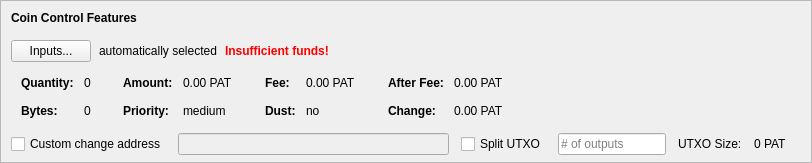
    <widget class="QFrame" name="frameCoinControl">
     <property name="sizePolicy">
      <sizepolicy hsizetype="Expanding" vsizetype="Expanding">
       <horstretch>0</horstretch>
       <verstretch>0</verstretch>
      </sizepolicy>
     </property>
     <property name="maximumSize">
      <size>
       <width>16777215</width>
       <height>16777215</height>
      </size>
     </property>
     <property name="frameShape">
      <enum>QFrame::StyledPanel</enum>
     </property>
     <property name="frameShadow">
      <enum>QFrame::Sunken</enum>
     </property>
     <layout class="QVBoxLayout" name="verticalLayoutCoinControl2">
      <property name="spacing">
       <number>0</number>
      </property>
      <property name="leftMargin">
       <number>0</number>
      </property>
      <property name="topMargin">
       <number>0</number>
      </property>
      <property name="rightMargin">
       <number>0</number>
      </property>
      <property name="bottomMargin">
       <number>6</number>
      </property>
      <item>
       <layout class="QVBoxLayout" name="verticalLayoutCoinControl" stretch="0,0,0,0,1">
        <property name="spacing">
         <number>0</number>
        </property>
        <property name="leftMargin">
         <number>10</number>
        </property>
        <property name="topMargin">
         <number>10</number>
        </property>
        <item>
         <layout class="QHBoxLayout" name="horizontalLayoutCoinControl1">
          <property name="bottomMargin">
           <number>15</number>
          </property>
          <item>
           <widget class="QLabel" name="labelCoinControlFeatures">
            <property name="sizePolicy">
             <sizepolicy hsizetype="Preferred" vsizetype="Maximum">
              <horstretch>0</horstretch>
              <verstretch>0</verstretch>
             </sizepolicy>
            </property>
            <property name="font">
             <font>
              <weight>75</weight>
              <bold>true</bold>
             </font>
            </property>
            <property name="styleSheet">
             <string notr="true">font-weight:bold;</string>
            </property>
            <property name="text">
             <string>Coin Control Features</string>
            </property>
           </widget>
          </item>
         </layout>
        </item>
        <item>
         <layout class="QHBoxLayout" name="horizontalLayoutCoinControl2" stretch="0,0,0,0">
          <property name="spacing">
           <number>8</number>
          </property>
          <property name="bottomMargin">
           <number>10</number>
          </property>
          <item>
           <widget class="QPushButton" name="pushButtonCoinControl">
            <property name="styleSheet">
             <string notr="true"/>
            </property>
            <property name="text">
             <string>Inputs...</string>
            </property>
            <property name="autoDefault">
             <bool>false</bool>
            </property>
           </widget>
          </item>
          <item>
           <widget class="QLabel" name="labelCoinControlAutomaticallySelected">
            <property name="text">
             <string>automatically selected</string>
            </property>
            <property name="margin">
             <number>5</number>
            </property>
           </widget>
          </item>
          <item>
           <widget class="QLabel" name="labelCoinControlInsuffFunds">
            <property name="font">
             <font>
              <weight>75</weight>
              <bold>true</bold>
             </font>
            </property>
            <property name="styleSheet">
             <string notr="true">color:red;font-weight:bold;</string>
            </property>
            <property name="text">
             <string>Insufficient funds!</string>
            </property>
            <property name="margin">
             <number>5</number>
            </property>
           </widget>
          </item>
          <item>
           <spacer name="horizontalSpacerCoinControl">
            <property name="orientation">
             <enum>Qt::Horizontal</enum>
            </property>
            <property name="sizeHint" stdset="0">
             <size>
              <width>40</width>
              <height>1</height>
             </size>
            </property>
           </spacer>
          </item>
         </layout>
        </item>
        <item>
         <widget class="QWidget" name="widgetCoinControl" native="true">
          <property name="sizePolicy">
           <sizepolicy hsizetype="Preferred" vsizetype="Preferred">
            <horstretch>0</horstretch>
            <verstretch>0</verstretch>
           </sizepolicy>
          </property>
          <property name="minimumSize">
           <size>
            <width>0</width>
            <height>0</height>
           </size>
          </property>
          <property name="styleSheet">
           <string notr="true"/>
          </property>
          <layout class="QHBoxLayout" name="horizontalLayoutCoinControl5">
           <property name="leftMargin">
            <number>0</number>
           </property>
           <property name="topMargin">
            <number>0</number>
           </property>
           <property name="rightMargin">
            <number>0</number>
           </property>
           <property name="bottomMargin">
            <number>0</number>
           </property>
           <item>
            <layout class="QHBoxLayout" name="horizontalLayoutCoinControl3" stretch="0,0,0,1">
             <property name="spacing">
              <number>20</number>
             </property>
             <property name="topMargin">
              <number>0</number>
             </property>
             <property name="bottomMargin">
              <number>10</number>
             </property>
             <item>
              <layout class="QFormLayout" name="formLayoutCoinControl1">
               <property name="horizontalSpacing">
                <number>10</number>
               </property>
               <property name="verticalSpacing">
                <number>14</number>
               </property>
               <property name="leftMargin">
                <number>10</number>
               </property>
               <property name="topMargin">
                <number>4</number>
               </property>
               <property name="rightMargin">
                <number>6</number>
               </property>
               <item row="0" column="0">
                <widget class="QLabel" name="labelCoinControlQuantityText">
                 <property name="font">
                  <font>
                   <weight>75</weight>
                   <bold>true</bold>
                  </font>
                 </property>
                 <property name="text">
                  <string>Quantity:</string>
                 </property>
                 <property name="margin">
                  <number>0</number>
                 </property>
                </widget>
               </item>
               <item row="0" column="1">
                <widget class="QLabel" name="labelCoinControlQuantity">
                 <property name="cursor">
                  <cursorShape>IBeamCursor</cursorShape>
                 </property>
                 <property name="contextMenuPolicy">
                  <enum>Qt::ActionsContextMenu</enum>
                 </property>
                 <property name="text">
                  <string notr="true">0</string>
                 </property>
                 <property name="margin">
                  <number>0</number>
                 </property>
                 <property name="textInteractionFlags">
                  <set>Qt::LinksAccessibleByMouse|Qt::TextSelectableByKeyboard|Qt::TextSelectableByMouse</set>
                 </property>
                </widget>
               </item>
               <item row="1" column="0">
                <widget class="QLabel" name="labelCoinControlBytesText">
                 <property name="font">
                  <font>
                   <weight>75</weight>
                   <bold>true</bold>
                  </font>
                 </property>
                 <property name="text">
                  <string>Bytes:</string>
                 </property>
                </widget>
               </item>
               <item row="1" column="1">
                <widget class="QLabel" name="labelCoinControlBytes">
                 <property name="cursor">
                  <cursorShape>IBeamCursor</cursorShape>
                 </property>
                 <property name="contextMenuPolicy">
                  <enum>Qt::ActionsContextMenu</enum>
                 </property>
                 <property name="text">
                  <string notr="true">0</string>
                 </property>
                 <property name="textInteractionFlags">
                  <set>Qt::LinksAccessibleByMouse|Qt::TextSelectableByKeyboard|Qt::TextSelectableByMouse</set>
                 </property>
                </widget>
               </item>
              </layout>
             </item>
             <item>
              <layout class="QFormLayout" name="formLayoutCoinControl2">
               <property name="horizontalSpacing">
                <number>10</number>
               </property>
               <property name="verticalSpacing">
                <number>14</number>
               </property>
               <property name="leftMargin">
                <number>6</number>
               </property>
               <property name="topMargin">
                <number>4</number>
               </property>
               <property name="rightMargin">
                <number>6</number>
               </property>
               <item row="0" column="0">
                <widget class="QLabel" name="labelCoinControlAmountText">
                 <property name="font">
                  <font>
                   <weight>75</weight>
                   <bold>true</bold>
                  </font>
                 </property>
                 <property name="text">
                  <string>Amount:</string>
                 </property>
                 <property name="margin">
                  <number>0</number>
                 </property>
                </widget>
               </item>
               <item row="0" column="1">
                <widget class="QLabel" name="labelCoinControlAmount">
                 <property name="cursor">
                  <cursorShape>IBeamCursor</cursorShape>
                 </property>
                 <property name="contextMenuPolicy">
                  <enum>Qt::ActionsContextMenu</enum>
                 </property>
                 <property name="text">
                  <string notr="true">0.00 PAT</string>
                 </property>
                 <property name="textInteractionFlags">
                  <set>Qt::LinksAccessibleByMouse|Qt::TextSelectableByKeyboard|Qt::TextSelectableByMouse</set>
                 </property>
                </widget>
               </item>
               <item row="1" column="0">
                <widget class="QLabel" name="labelCoinControlPriorityText">
                 <property name="font">
                  <font>
                   <weight>75</weight>
                   <bold>true</bold>
                  </font>
                 </property>
                 <property name="text">
                  <string>Priority:</string>
                 </property>
                </widget>
               </item>
               <item row="1" column="1">
                <widget class="QLabel" name="labelCoinControlPriority">
                 <property name="cursor">
                  <cursorShape>IBeamCursor</cursorShape>
                 </property>
                 <property name="contextMenuPolicy">
                  <enum>Qt::ActionsContextMenu</enum>
                 </property>
                 <property name="text">
                  <string>medium</string>
                 </property>
                 <property name="textInteractionFlags">
                  <set>Qt::LinksAccessibleByMouse|Qt::TextSelectableByKeyboard|Qt::TextSelectableByMouse</set>
                 </property>
                </widget>
               </item>
              </layout>
             </item>
             <item>
              <layout class="QFormLayout" name="formLayoutCoinControl3">
               <property name="horizontalSpacing">
                <number>10</number>
               </property>
               <property name="verticalSpacing">
                <number>14</number>
               </property>
               <property name="leftMargin">
                <number>6</number>
               </property>
               <property name="topMargin">
                <number>4</number>
               </property>
               <property name="rightMargin">
                <number>6</number>
               </property>
               <item row="0" column="0">
                <widget class="QLabel" name="labelCoinControlFeeText">
                 <property name="font">
                  <font>
                   <weight>75</weight>
                   <bold>true</bold>
                  </font>
                 </property>
                 <property name="text">
                  <string>Fee:</string>
                 </property>
                 <property name="margin">
                  <number>0</number>
                 </property>
                </widget>
               </item>
               <item row="0" column="1">
                <widget class="QLabel" name="labelCoinControlFee">
                 <property name="cursor">
                  <cursorShape>IBeamCursor</cursorShape>
                 </property>
                 <property name="contextMenuPolicy">
                  <enum>Qt::ActionsContextMenu</enum>
                 </property>
                 <property name="text">
                  <string notr="true">0.00 PAT</string>
                 </property>
                 <property name="textInteractionFlags">
                  <set>Qt::LinksAccessibleByMouse|Qt::TextSelectableByKeyboard|Qt::TextSelectableByMouse</set>
                 </property>
                </widget>
               </item>
               <item row="1" column="0">
                <widget class="QLabel" name="labelCoinControlLowOutputText">
                 <property name="font">
                  <font>
                   <weight>75</weight>
                   <bold>true</bold>
                  </font>
                 </property>
                 <property name="text">
                  <string>Dust:</string>
                 </property>
                </widget>
               </item>
               <item row="1" column="1">
                <widget class="QLabel" name="labelCoinControlLowOutput">
                 <property name="cursor">
                  <cursorShape>IBeamCursor</cursorShape>
                 </property>
                 <property name="contextMenuPolicy">
                  <enum>Qt::ActionsContextMenu</enum>
                 </property>
                 <property name="text">
                  <string>no</string>
                 </property>
                 <property name="textInteractionFlags">
                  <set>Qt::LinksAccessibleByMouse|Qt::TextSelectableByKeyboard|Qt::TextSelectableByMouse</set>
                 </property>
                </widget>
               </item>
              </layout>
             </item>
             <item>
              <layout class="QFormLayout" name="formLayoutCoinControl4">
               <property name="horizontalSpacing">
                <number>10</number>
               </property>
               <property name="verticalSpacing">
                <number>14</number>
               </property>
               <property name="leftMargin">
                <number>6</number>
               </property>
               <property name="topMargin">
                <number>4</number>
               </property>
               <property name="rightMargin">
                <number>6</number>
               </property>
               <item row="0" column="0">
                <widget class="QLabel" name="labelCoinControlAfterFeeText">
                 <property name="font">
                  <font>
                   <weight>75</weight>
                   <bold>true</bold>
                  </font>
                 </property>
                 <property name="text">
                  <string>After Fee:</string>
                 </property>
                 <property name="margin">
                  <number>0</number>
                 </property>
                </widget>
               </item>
               <item row="0" column="1">
                <widget class="QLabel" name="labelCoinControlAfterFee">
                 <property name="cursor">
                  <cursorShape>IBeamCursor</cursorShape>
                 </property>
                 <property name="contextMenuPolicy">
                  <enum>Qt::ActionsContextMenu</enum>
                 </property>
                 <property name="text">
                  <string notr="true">0.00 PAT</string>
                 </property>
                 <property name="textInteractionFlags">
                  <set>Qt::LinksAccessibleByMouse|Qt::TextSelectableByKeyboard|Qt::TextSelectableByMouse</set>
                 </property>
                </widget>
               </item>
               <item row="1" column="0">
                <widget class="QLabel" name="labelCoinControlChangeText">
                 <property name="font">
                  <font>
                   <weight>75</weight>
                   <bold>true</bold>
                  </font>
                 </property>
                 <property name="text">
                  <string>Change:</string>
                 </property>
                </widget>
               </item>
               <item row="1" column="1">
                <widget class="QLabel" name="labelCoinControlChange">
                 <property name="cursor">
                  <cursorShape>IBeamCursor</cursorShape>
                 </property>
                 <property name="contextMenuPolicy">
                  <enum>Qt::ActionsContextMenu</enum>
                 </property>
                 <property name="text">
                  <string notr="true">0.00 PAT</string>
                 </property>
                 <property name="textInteractionFlags">
                  <set>Qt::LinksAccessibleByMouse|Qt::TextSelectableByKeyboard|Qt::TextSelectableByMouse</set>
                 </property>
                </widget>
               </item>
              </layout>
             </item>
            </layout>
           </item>
          </layout>
         </widget>
        </item>
        <item>
         <layout class="QHBoxLayout" name="horizontalLayoutCoinControl4" stretch="0,0,0,0,0,0,0">
          <property name="spacing">
           <number>12</number>
          </property>
          <property name="sizeConstraint">
           <enum>QLayout::SetDefaultConstraint</enum>
          </property>
          <property name="topMargin">
           <number>5</number>
          </property>
          <property name="rightMargin">
           <number>5</number>
          </property>
          <item>
           <widget class="QCheckBox" name="checkBoxCoinControlChange">
            <property name="toolTip">
             <string>If this is activated, but the change address is empty or invalid, change will be sent to a newly generated address.</string>
            </property>
            <property name="text">
             <string>Custom change address</string>
            </property>
           </widget>
          </item>
          <item>
           <widget class="QValidatedLineEdit" name="lineEditCoinControlChange">
            <property name="enabled">
             <bool>false</bool>
            </property>
            <property name="sizePolicy">
             <sizepolicy hsizetype="Expanding" vsizetype="Fixed">
              <horstretch>0</horstretch>
              <verstretch>0</verstretch>
             </sizepolicy>
            </property>
           </widget>
          </item>
          <item>
           <widget class="QCheckBox" name="splitBlockCheckBox">
            <property name="text">
             <string>Split UTXO</string>
            </property>
           </widget>
          </item>
          <item>
           <widget class="QLineEdit" name="splitBlockLineEdit">
            <property name="sizePolicy">
             <sizepolicy hsizetype="Fixed" vsizetype="Fixed">
              <horstretch>50</horstretch>
              <verstretch>0</verstretch>
             </sizepolicy>
            </property>
            <property name="placeholderText">
             <string># of outputs</string>
            </property>
           </widget>
          </item>
          <item>
           <widget class="QLabel" name="labelBlockSizeText">
            <property name="text">
             <string>UTXO Size:</string>
            </property>
           </widget>
          </item>
          <item>
           <widget class="QLabel" name="labelBlockSize">
            <property name="text">
             <string>0 PAT</string>
            </property>
           </widget>
          </item>
          <item>
           <widget class="QLabel" name="labelCoinControlChangeLabel">
            <property name="sizePolicy">
             <sizepolicy hsizetype="Preferred" vsizetype="Expanding">
              <horstretch>0</horstretch>
              <verstretch>0</verstretch>
             </sizepolicy>
            </property>
            <property name="minimumSize">
             <size>
              <width>0</width>
              <height>0</height>
             </size>
            </property>
            <property name="text">
             <string/>
            </property>
            <property name="margin">
             <number>3</number>
            </property>
           </widget>
          </item>
         </layout>
        </item>
        <item>
         <spacer name="verticalSpacerCoinControl">
          <property name="orientation">
           <enum>Qt::Vertical</enum>
          </property>
          <property name="sizeHint" stdset="0">
           <size>
            <width>800</width>
            <height>1</height>
           </size>
          </property>
         </spacer>
        </item>
       </layout>
      </item>
     </layout>
    </widget>
